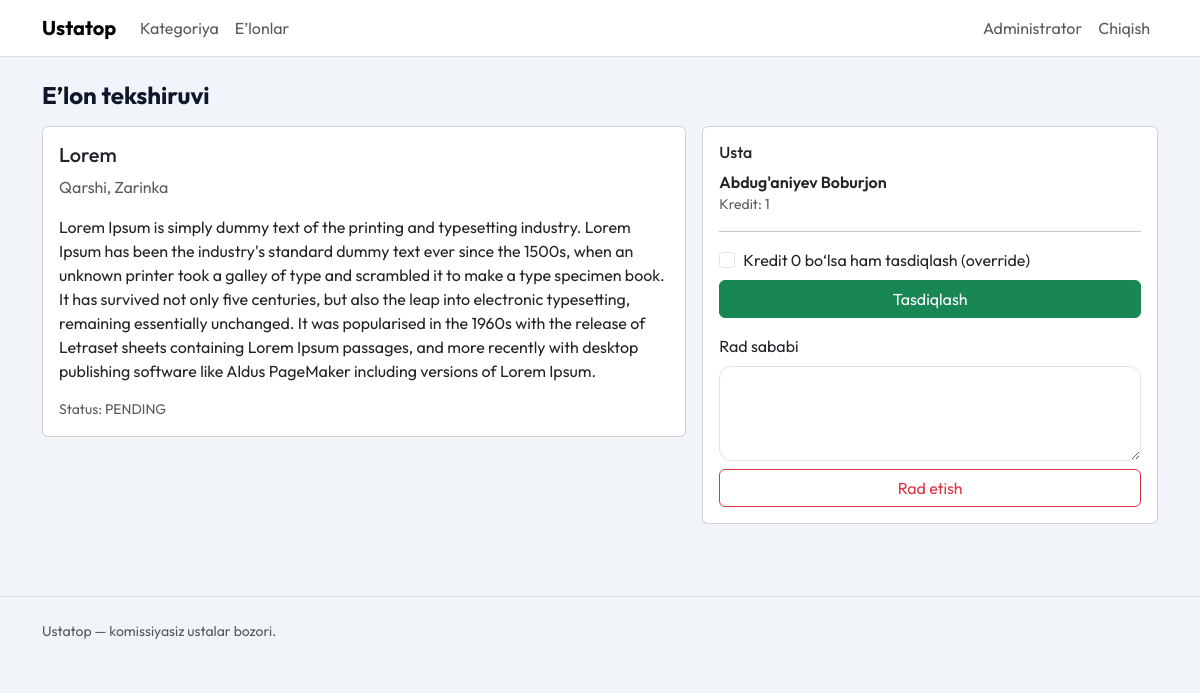
The app's page /dashboard/admin/listings/2/ (signed in) with its own data.
### listings/models.py (models this page shows, shortened)
class Listing(models.Model):
    class Status(models.TextChoices):
        DRAFT = 'DRAFT', 'Qoralama'
        PENDING = 'PENDING', 'Kutilmoqda'
        APPROVED = 'APPROVED', 'Tasdiqlangan'
        REJECTED = 'REJECTED', 'Rad etilgan'
    provider = models.ForeignKey(Provider, on_delete=models.CASCADE, related_name='listings')
    category = models.ForeignKey(Category, on_delete=models.PROTECT)
    service = models.ForeignKey(Service, on_delete=models.PROTECT)
    service_details = models.ManyToManyField(ServiceDetail, blank=True)
    title = models.CharField(max_length=200)
    description = models.TextField()
    city = models.CharField(max_length=120)
    district = models.CharField(max_length=120, blank=True, default='')
    price_from = models.DecimalField(max_digits=12, decimal_places=2, blank=True, null=True)
    status = models.CharField(max_length=20, choices=Status.choices, default=Status.DRAFT)
    rejection_reason = models.TextField(blank=True)
    is_public = models.BooleanField(default=False)
    approved_at = models.DateTimeField(blank=True, null=True)
    created_at = models.DateTimeField(auto_now_add=True)
    updated_at = models.DateTimeField(auto_now=True)

### providers/models.py (models this page shows, shortened)
class Provider(models.Model):
    user = models.OneToOneField(settings.AUTH_USER_MODEL, on_delete=models.CASCADE)
    categories = models.ManyToManyField(Category, blank=True)
    services = models.ManyToManyField(Service, blank=True)
    rating = models.FloatField(default=0)
    total_reviews = models.IntegerField(default=0)
    free_listing_credits = models.IntegerField(default=3)
    is_active = models.BooleanField(default=True)

### accounts/models.py (models this page shows, shortened)
class User(AbstractUser):
    class Roles(models.TextChoices):
        CLIENT = 'CLIENT', 'Mijoz'
        PROVIDER = 'PROVIDER', 'Usta'
        ADMIN = 'ADMIN', 'Administrator'
    email = models.EmailField(blank=True)
    phone_number = models.CharField(max_length=20, blank=True)
    role = models.CharField(max_length=20, choices=Roles.choices, default=Roles.CLIENT)
    is_phone_verified = models.BooleanField(default=False)
    telegram_id = models.BigIntegerField(null=True, blank=True, unique=True)
    USERNAME_FIELD = 'username'
    REQUIRED_FIELDS = []
    def is_provider(self):
        return self.role == self.Roles.PROVIDER
    def is_admin(self):
        return self.role == self.Roles.ADMIN or self.is_superuser

class Profile(models.Model):
    user = models.OneToOneField(User, on_delete=models.CASCADE)
    full_name = models.CharField(max_length=255)
    city = models.CharField(max_length=120)
    district = models.CharField(max_length=120)
    avatar = models.ImageField(upload_to='avatars/', blank=True, null=True)

### dashboard/views.py (the view, shortened to what this page needs)
# urls.py: path('admin/listings/<int:pk>/', listing_review, name='listing_review'),
@user_passes_test(is_admin)
def listing_review(request, pk):
    listing = get_object_or_404(Listing, pk=pk)
    provider = listing.provider
    return render(request, 'dashboard/listing_review.html', {'listing': listing, 'provider': provider})

### dashboard/views.py (called while the page is built)
def is_admin(user):
    return user.is_authenticated and user.is_admin()

### templates/dashboard/listing_review.html (shortened to what this page needs)
{% extends 'base.html' %}
{% block content %}
<h1 class="h4 fw-bold mb-3">E’lon tekshiruvi</h1>
<div class="row g-3">
  <div class="col-lg-7">
    <div class="card">
      <div class="card-body">
        <h5>{{ listing.title }}</h5>
        <p class="text-muted">{{ listing.city }}, {{ listing.district }}</p>
        <p>{{ listing.description }}</p>
        <div class="text-muted small">Status: {{ listing.status }}</div>
      </div>
    </div>
  </div>
  <div class="col-lg-5">
    <div class="card">
      <div class="card-body">
        <h6>Usta</h6>
        <div class="fw-semibold">{{ provider.user.profile.full_name }}</div>
        <div class="text-muted small">Kredit: {{ provider.free_listing_credits }}</div>
        <hr>
        <form method="post" class="mb-3">
          <div class="form-check mb-2">
            <input class="form-check-input" type="checkbox" name="override" id="override">
            <label class="form-check-label" for="override">Kredit 0 bo‘lsa ham tasdiqlash (override)</label>
          </div>
          <button class="btn btn-success w-100" type="submit">Tasdiqlash</button>
        </form>
        <form method="post">
          <div class="mb-2">
            <label class="form-label">Rad sababi</label>
            <textarea class="form-control" name="rejection_reason" rows="3"></textarea>
          </div>
          <button class="btn btn-outline-danger w-100" type="submit">Rad etish</button>
        </form>
      </div>
    </div>
  </div>
</div>
{% endblock %}

### static/css/site.css (style rules this page uses)
:root { --ink: #0f172a; --muted: #64748b; --brand: #0ea5e9; --brand-dark: #0284c7; --sand: #f8fafc; --card: #ffffff; --ring: rgba(14, 165, 233, 0.2); }
body { font-family: "Outfit", sans-serif; background: #f1f5f9; color: var(--ink); }
.form-control, .form-select { border-radius: 12px; border: 1px solid #dbe3ef; padding: 0.65rem 0.9rem; }

### records on screen
Listing: title "Lorem", city "Qarshi", district "Zarinka", description "Lorem Ipsum is simply dummy text of the printing and typesetting industry. Lorem Ipsum has been the industry's standard dummy text ever since the 1500s, when an unknown printer took a galley of type and scrambled it to make a type specimen book. It has survived not only five centuries, but also the leap into electronic typesetting, remaining essentially unchanged. It was popularised in the 1960s with the release of Letraset sheets containing Lorem Ipsum passages, and more recently with desktop publishing software like Aldus PageMaker including versions of Lorem Ipsum.", status "PENDING"
Provider: user.profile.full_name "Abdug'aniyev Boburjon", free_listing_credits "1"
